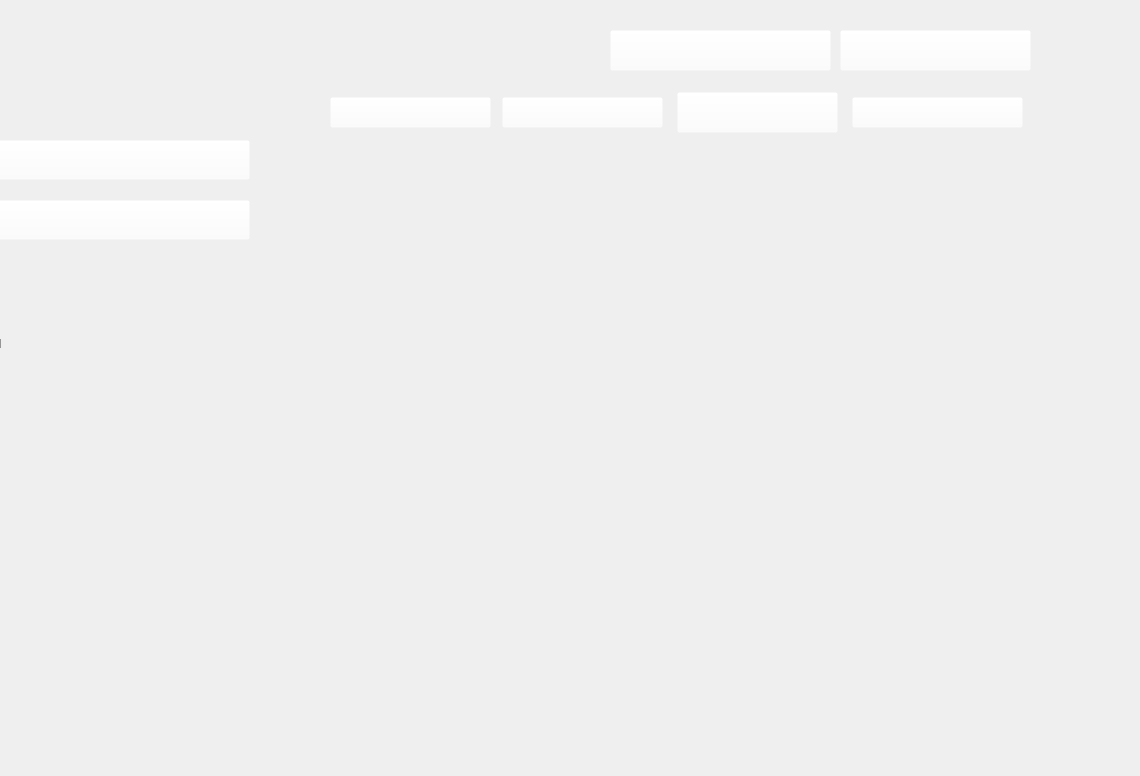
    <widget class="QWidget" name="Prof_managm">
     <widget class="QLabel" name="prof_manag_2">
      <property name="geometry">
       <rect>
        <x>-50</x>
        <y>-40</y>
        <width>1131</width>
        <height>767</height>
       </rect>
      </property>
      <property name="styleSheet">
       <string notr="true">background:url(&quot;C:/Users/Dhia/Desktop/2eme/IMG_projet/Profesormanagm3&quot;)</string>
      </property>
      <property name="text">
       <string>TextLabel</string>
      </property>
     </widget>
     <widget class="QPushButton" name="addprof">
      <property name="geometry">
       <rect>
        <x>330</x>
        <y>97</y>
        <width>161</width>
        <height>31</height>
       </rect>
      </property>
      <property name="styleSheet">
       <string notr="true">background:rgba(255,255,255,0);
border -radius:0px;</string>
      </property>
      <property name="text">
       <string/>
      </property>
     </widget>
     <widget class="QPushButton" name="deleteprof">
      <property name="geometry">
       <rect>
        <x>502</x>
        <y>97</y>
        <width>161</width>
        <height>31</height>
       </rect>
      </property>
      <property name="styleSheet">
       <string notr="true">background:rgba(255,255,255,0);
border -radius:0px;</string>
      </property>
      <property name="text">
       <string/>
      </property>
     </widget>
     <widget class="QPushButton" name="modifyprof">
      <property name="geometry">
       <rect>
        <x>677</x>
        <y>92</y>
        <width>161</width>
        <height>41</height>
       </rect>
      </property>
      <property name="styleSheet">
       <string notr="true">background:rgba(255,255,255,0);
border -radius:0px;</string>
      </property>
      <property name="text">
       <string/>
      </property>
     </widget>
     <widget class="QPushButton" name="pushButton_14">
      <property name="geometry">
       <rect>
        <x>-50</x>
        <y>200</y>
        <width>300</width>
        <height>40</height>
       </rect>
      </property>
      <property name="styleSheet">
       <string notr="true">background:rgba(255,255,255,0);
border -radius:0px;</string>
      </property>
      <property name="text">
       <string/>
      </property>
     </widget>
     <widget class="QPushButton" name="pushButton_15">
      <property name="geometry">
       <rect>
        <x>-50</x>
        <y>140</y>
        <width>300</width>
        <height>40</height>
       </rect>
      </property>
      <property name="styleSheet">
       <string notr="true">background:rgba(255,255,255,0);
border -radius:0px;</string>
      </property>
      <property name="text">
       <string/>
      </property>
     </widget>
     <widget class="QPushButton" name="pushButton_30">
      <property name="geometry">
       <rect>
        <x>852</x>
        <y>97</y>
        <width>171</width>
        <height>31</height>
       </rect>
      </property>
      <property name="styleSheet">
       <string notr="true">background:rgba(255,255,255,0);
border -radius:0px;</string>
      </property>
      <property name="text">
       <string/>
      </property>
     </widget>
     <widget class="QPushButton" name="pushButton_60">
      <property name="geometry">
       <rect>
        <x>610</x>
        <y>30</y>
        <width>221</width>
        <height>41</height>
       </rect>
      </property>
      <property name="styleSheet">
       <string notr="true">background:rgba(255,255,255,0);
border -radius:0px;</string>
      </property>
      <property name="text">
       <string/>
      </property>
     </widget>
     <widget class="QPushButton" name="pushButton_61">
      <property name="geometry">
       <rect>
        <x>840</x>
        <y>30</y>
        <width>191</width>
        <height>41</height>
       </rect>
      </property>
      <property name="styleSheet">
       <string notr="true">background:rgba(255,255,255,0);
border -radius:0px;</string>
      </property>
      <property name="text">
       <string/>
      </property>
     </widget>
    </widget>
